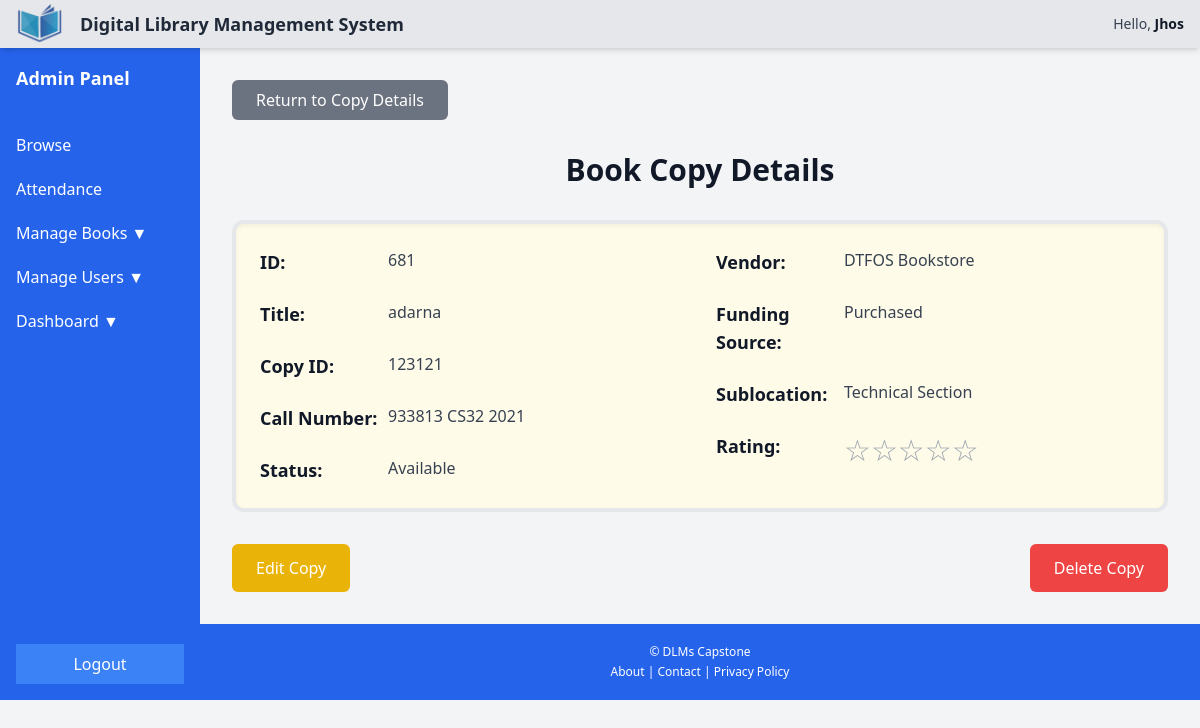
The page /dashboard/admin/ViewCopy.php?ID=681 (signed in) on the database as committed earlier.
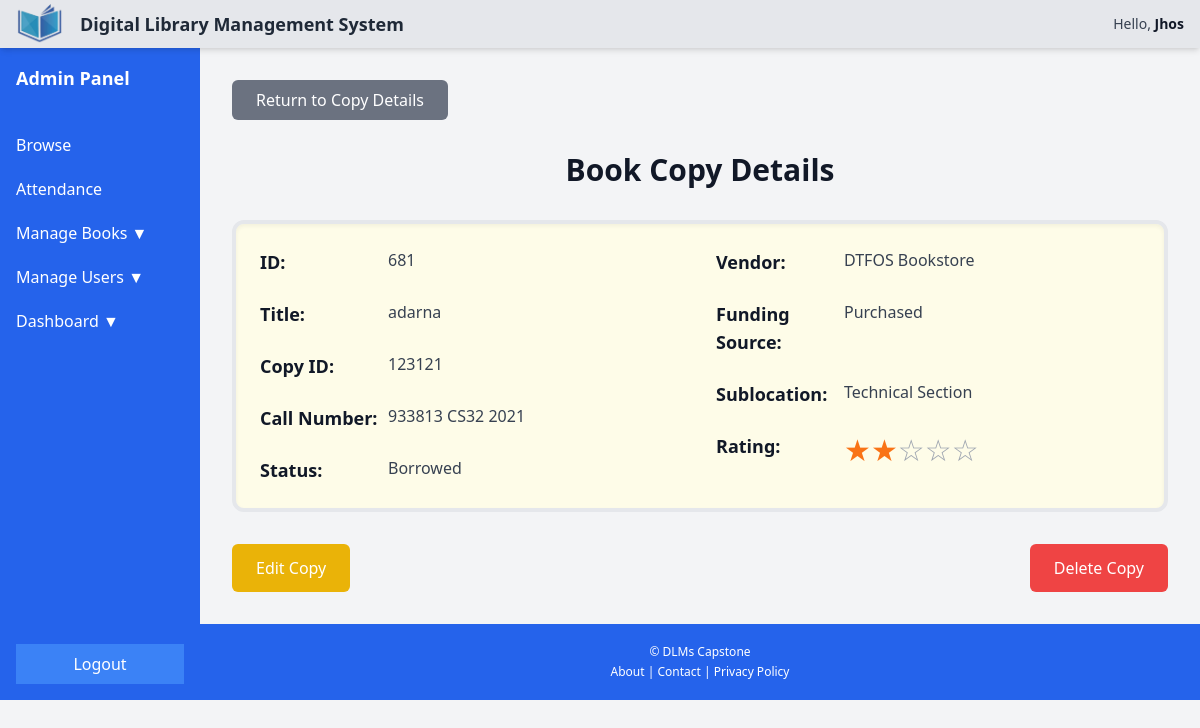
The same page on the database as committed later.
### tables this page shows
CREATE TABLE `book_copies` (
  `ID` int(11) NOT NULL,
  `book_id` varchar(50) NOT NULL,
  `copy_ID` varchar(50) NOT NULL,
  `B_title` varchar(255) NOT NULL,
  `status` enum('Available','Borrowed','Reserve') DEFAULT NULL,
  `callNumber` varchar(50) DEFAULT NULL,
  `circulationType` varchar(50) DEFAULT NULL,
  `dateAcquired` date DEFAULT NULL,
  `description1` text DEFAULT NULL,
  `description2` text DEFAULT NULL,
  `description3` text DEFAULT NULL,
  `number1` int(11) DEFAULT NULL,
  `number2` int(11) DEFAULT NULL,
  `number3` int(11) DEFAULT NULL,
  `Sublocation` varchar(100) DEFAULT NULL,
  `vendor` varchar(100) DEFAULT NULL,
  `fundingSource` varchar(100) DEFAULT NULL,
  `rating` int(11) NOT NULL DEFAULT 0,
  `note` varchar(50) NOT NULL
);

### dashboard/admin/viewcopy.php (the view, shortened to what the changed rows need)
<?php
include '../config.php';
$ID = isset($_GET['ID']) ? $_GET['ID'] : '';
$sql = "SELECT * FROM book_copies WHERE ID = ?";
$stmt = $conn->prepare($sql);
$stmt->bind_param("s", $ID);
$stmt->execute();
$result = $stmt->get_result();
if (!$result) {
    $message = "Error retrieving copy details: " . $conn->error;
    $message_type = "danger";
} elseif ($result->num_rows == 0) {
    $message = "No copy found with the specified ID.";
    $message_type = "warning";
    $copy_data = [];
} else {
    $copy_data = $result->fetch_assoc();
}
?>
<!DOCTYPE html>
<html lang="en">
<head>
    <script src="https://cdn.tailwindcss.com"></script>
</head>
<body class="flex flex-col min-h-screen bg-gray-100 text-gray-900">
    <main class="flex">
        <div class="flex-grow">
            <div class="p-8">
                <h2 class="text-3xl font-bold text-center mb-8">Book Copy Details</h2>
                <?php if (!empty($copy_data)): ?>
                <div class="book-page p-6 bg-yellow-50 border-4 border-gray-200 rounded-xl shadow-inner">
                    <div class="grid grid-cols-1 md:grid-cols-2 gap-8">
                        <div class="space-y-6">
                            <div class="flex">
                                <div class="font-semibold text-lg w-32">ID:</div>
                                <div class="text-gray-700 flex-grow">
                                    <?php echo htmlspecialchars($copy_data['ID']); ?>
                                </div>
                            </div>
                            <div class="flex">
                                <div class="font-semibold text-lg w-32">Title:</div>
                                <div class="text-gray-700 flex-grow">
                                    <?php echo htmlspecialchars($copy_data['B_title']); ?>
                                </div>
                            </div>
                            <div class="flex">
                                <div class="font-semibold text-lg w-32">Copy ID:</div>
                                <div class="text-gray-700 flex-grow">
                                    <?php echo htmlspecialchars($copy_data['copy_ID']); ?>
                                </div>
                            </div>
                            <div class="flex">
                                <div class="font-semibold text-lg w-32">Call Number:</div>
                                <div class="text-gray-700 flex-grow">
                                    <?php echo htmlspecialchars($copy_data['callNumber']); ?>
                                </div>
                            </div>
                            <div class="flex">
                                <div class="font-semibold text-lg w-32">Status:</div>
                                <div class="text-gray-700 flex-grow">
                                    <?php echo htmlspecialchars($copy_data['status']); ?>
                                </div>
                            </div>
                        </div>
                        <div class="space-y-6">
                            <div class="flex">
                                <div class="font-semibold text-lg w-32">Vendor:</div>
                                <div class="text-gray-700 flex-grow">
                                    <?php echo htmlspecialchars($copy_data['vendor']); ?>
                                </div>
                            </div>
                            <div class="flex">
                                <div class="font-semibold text-lg w-32">Funding Source:</div>
                                <div class="text-gray-700 flex-grow">
                                    <?php echo htmlspecialchars($copy_data['fundingSource']); ?>
                                </div>
                            </div>
                            <div class="flex">
                                <div class="font-semibold text-lg w-32">Sublocation:</div>
                                <div class="text-gray-700 flex-grow">
                                    <?php echo htmlspecialchars($copy_data['Sublocation']); ?>
                                </div>
                            </div>
                            <div class="flex">
  <div class="font-semibold text-lg w-32">Rating:</div>
  <div class="text-gray-700 flex-grow">
    <?php
    $rating = (int) $copy_data['rating'];
    $maxStars = 5;
    for ($i = 1; $i <= $maxStars; $i++) {
        if ($i <= $rating) {
            $starColor = match ($rating) {
                5 => 'text-green-500',
                4 => 'text-blue-500',
                3 => 'text-yellow-400',
                2 => 'text-orange-500',
                1 => 'text-red-500',
                default => 'text-gray-400',
            };
            echo "<span class='{$starColor} text-3xl'>&#9733;</span>";
        } else {
            echo '<span class="text-gray-400 text-3xl">&#9734;</span>';
        }
    }
    ?>
  </div>
</div>
                        </div>
                    </div>
                </div>
                <div class="mt-8 flex justify-between">
                    <a href="include/edit_copy.php?ID=<?php echo urlencode($copy_data['ID']); ?>"
                        class="bg-yellow-500 text-white py-3 px-6 rounded-md hover:bg-yellow-600">
                        Edit Copy
                    </a>
                    <a href="include/delete_copy.php?ID=<?php echo urlencode($copy_data['ID']); ?>"
                        class="bg-red-500 text-white py-3 px-6 rounded-md hover:bg-red-600">
                        Delete Copy
                    </a>
                </div>
                </div>
                <?php endif; ?>
            </div>
    </main>
</body>
</html>

Rows that differ between the two databases and show on the page:
changed book_copies "adarna": status "Available" → "Borrowed"; rating 0 → 2 (drawn)
